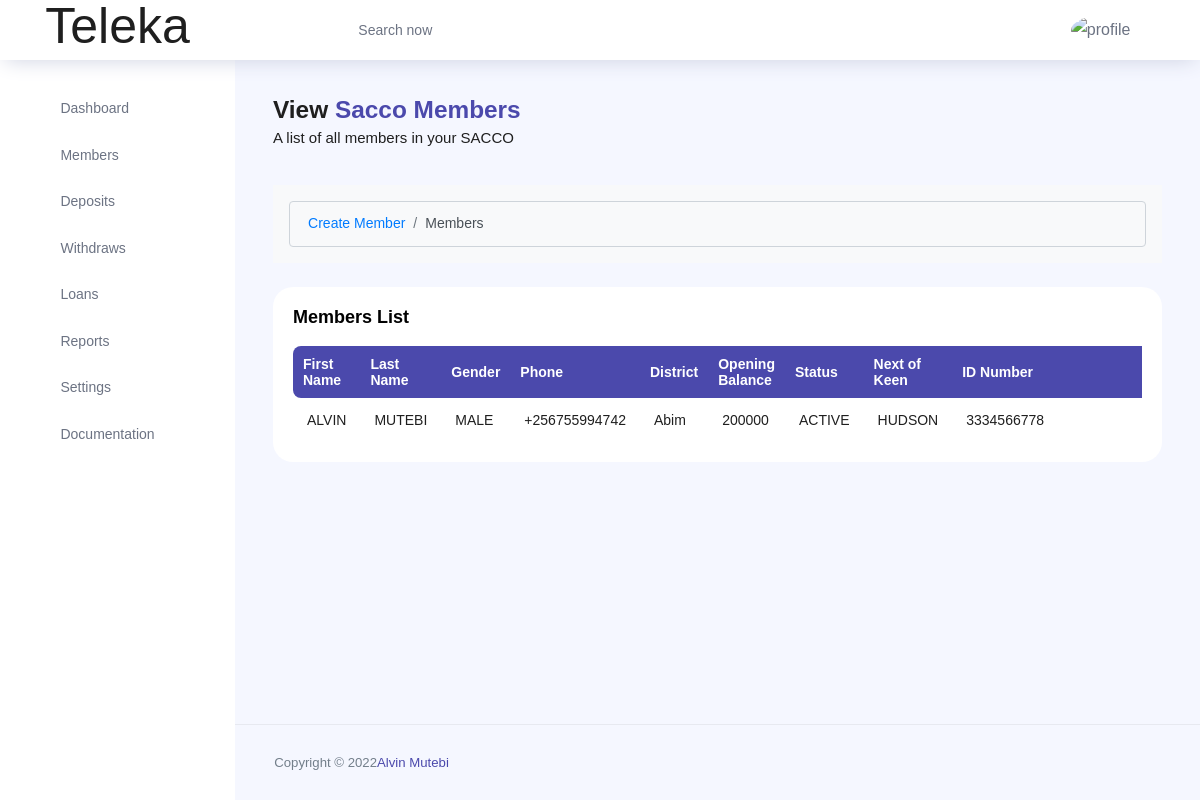
The app's page /view-members/ (signed in) with its own data.
### teleka/models.py (models this page shows, shortened)
class Member(models.Model):
	STATUS = (
		('ACTIVE','ACTIVE'),
		('PENDING', 'PENDING'),
		)
	ID_TYPE = (
		('NATIONAL ID', 'NATIONAL ID'),
		('PASSPORT', 'PASSPORT'),
		('DRIVING PERMIT', 'DRIVING PERMIT'),
	    )
	GENDER = (
		('MALE','MALE'),
		('FEMALE', 'FEMALE'),
		)
	DISTRICTS = (
		('Abim','Abim'),
		('Adjumani','Adjumani'),
		('Agago','Agago'),
		('Alebtong','Alebtong'),
		('Amolatar','Amolatar'),
		('Amudat','Amudat'),
		('Amuria','Amuria'),
		('Amuru','Amuru'),
		('Apac','Apac'),
		('Arua','Arua'),
		('Budaka','Budaka'),
		('Bududa','Bududa'),
		('Bugiri','Bugiri'),
		('Bugweri','Bugweri'),
		('Buikwe','Buikwe'),
		('Bukedea','Bukedea'),
		('Bukomansimbi','Bukomansimbi'),
		('Bukwa','Bukwa'),
		('Bulambuli','Bulambuli'),
		('Buliisa','Buliisa'),
		('Bundibugyo','Bundibugyo'),
		('Bunyangabu','Bunyangabu'),
		('Bushenyi','Bushenyi'),
		('Busia','Busia'),
		('Butebo','Butebo'),
		('Buvuma','Buvuma'),
		('Buyende','Buyende'),
		('Dokolo','Dokolo'),
		('Gomba','Gomba'),
		('Gulu','Gulu'),
		('Hoima','Hoima'),
		('Ibanda','Ibanda'),
		('Iganga','Iganga'),
		('Isingiro','Isingiro'),
		('Jinja','Jinja'),
		('Kaabong','Kaabong'),
		('Kabale','Kabale'),
		('Kabarole','Kabarole'),
		('Kaberamaido','Kaberamaido'),
		('Kagadi','Kagadi'),
		('Kakumiro','Kakumiro'),
		('Kalangala','Kalangala'),
		('Kaliro','Kaliro'),
		('Kalungu','Kalungu'),
		('Kampala','Kampala'),
		('Kamuli','Kamuli'),
		('Kamwenge','Kamwenge'),
		('Kanungu','Kanungu'),
		('Kapchorwa','Kapchorwa'),
		('Kapelebyong','Kapelebyong'),
		('Kasanda','Kasanda'),
		('Kasese','Kasese'),
		('Katakwi','Katakwi'),
		('Kayunga','Kayunga'),
		('Kibaale','Kibaale'),
		('Kiboga','Kiboga'),
		('Kibuku','Kibuku'),
		('Kikuube','Kikuube'),
		('Kiruhura','Kiruhura'),
		('Kiryandongo','Kiryandongo'),
		('Kisoro','Kisoro'),
		('Kitgum','Kitgum'),
		('Koboko','Koboko'),
		('Kole','Kole'),
		('Kotido','Kotido'),
		('Kumi','Kumi'),
		('Kwania','Kwania'),
		('Kween','Kween'),
		('Kyankwanzi','Kyankwanzi'),
		('Kyegegwa','Kyegegwa'),
		('Kyenjojo','Kyenjojo'),
		('Kyotera','Kyotera'),
		('Lamwo','Lamwo'),
		('Lira','Lira'),
		('Luuka','Luuka'),
		('Luwero','Luwero'),
		('Lwengo','Lwengo'),
		('Lyantonde','Lyantonde'),
		('Manafwa','Manafwa'),
		('Maracha','Maracha'),
		('Masaka','Masaka'),
		('Masindi','Masindi'),
		('Mayuge','Mayuge'),
		('Mbale','Mbale'),
		('Mbarara','Mbarara'),
		('Mitooma','Mitooma'),
		('Mityana','Mityana'),
		('Moroto','Moroto'),
		('Moyo','Moyo'),
		('Mpigi','Mpigi'),
		('Mubende','Mubende'),
		('Mukono','Mukono'),
		('Nabilatuk','Nabilatuk'),
		('Nakapiripirit','Nakapiripirit'),
		('Nakaseke','Nakaseke'),
		('Nakasongola','Nakasongola'),
		('Namayingo','Namayingo'),
		('Namisindwa','Namisindwa'),
		('Namutumba','Namutumba'),
		('Napak','Napak'),
		('Nebbi','Nebbi'),
		('Ngora','Ngora'),
		('Ntoroko','Ntoroko'),
		('Ntungamo','Ntungamo'),
		('Nwoya','Nwoya'),
		('Omoro','Omoro'),
		('Otuke','Otuke'),
		('Oyam','Oyam'),
		('Pader','Pader'),
		('Pakwach','Pakwach'),
		('Pallisa','Pallisa'),
		('Rakai','Rakai'),
		('Rubanda','Rubanda'),
		('Rubirizi','Rubirizi'),
		('Rukiga','Rukiga'),
		('Rukungiri','Rukungiri'),
		('Sembabule','Sembabule'),
		('Serere','Serere'),
		('Sheema','Sheema'),
		('Sironko','Sironko'),
		('Soroti','Soroti'),
		('Tororo','Tororo'),
		('Wakiso','Wakiso'),
		('Yumbe','Yumbe'),
		('Zombo','Zombo'),
		)
	user = models.ForeignKey(User, on_delete=models.CASCADE, null=True, blank=True)
	firstname = models.CharField(max_length=200, null=True)
	lastname = models.CharField(max_length=200, null=True)
	id_type = models.CharField(max_length=200, null=True, choices=ID_TYPE)
	id_number = models.CharField(max_length=200, null=True)
	gender = models.CharField(max_length=200, null=True, choices=GENDER)
	date_of_birth = models.DateField(auto_now_add=False, null=True)
	district = models.CharField(max_length=200, null=True, choices=DISTRICTS)
	county = models.CharField(max_length=200, null=True)
	subcounty = models.CharField(max_length=200, null=True)
	parish = models.CharField(max_length=200, null=True)
	village = models.CharField(max_length=200, null=True)
	account_number = models.CharField(max_length=200, null=True)
	opening_balance = models.CharField(max_length=200, null=True)
	email = models.CharField(max_length=200, null=True)
	phone = models.CharField(max_length=200, null=True)
	next_of_keen_first_name = models.CharField(max_length=200, null=True)
	next_of_keen_last_name = models.CharField(max_length=200, null=True)
	next_of_keen_phone = models.CharField(max_length=200, null=True)
	next_of_keen_relationship = models.CharField(max_length=200, null=True)
	status = models.CharField(max_length=200, null=True, choices=STATUS)

### teleka/views.py (the view)
# urls.py: path('view-members/',ViewMembers.as_view(),name='view-members'),
class ViewMembers(LoginRequiredMixin, SuccessMessageMixin,ListView):
    model= User
    model = Member
    context_object_name = 'members'
    template_name = 'teleka/viewMembers.html'
    def get_context_data(self, **kwargs):
        context = super().get_context_data(**kwargs)
        context['members'] = context['members'].filter(user=self.request.user)
        return context

### teleka/templates/teleka/viewMembers.html (shortened to what this page needs)
{% extends 'teleka/main.html' %}
{% load crispy_forms_tags %}
{% load static %}
{% block content %}
{% include 'teleka/header.html' %}
<div class="main-panel">
    <div class="content-wrapper">
        <div class="row">
            <div class="col-md-12 grid-margin">
                <div class="row">
                    <div class="col-12 col-xl-8 mb-4 mb-xl-0">
                        <h3 class="font-weight-bold">View <span class="text-primary">Sacco Members</span>
                        </h3>
                        <h6 class="font-weight-normal mb-0">A list of all members in your SACCO</h6>
                    </div>
                </div>
            </div>
        </div>
        <div class="row">
            <div class="col">
                <nav aria-label="breadcrumb" class="bg-light rounded-3 p-3 mb-4">
                    <ol class="breadcrumb mb-0">
                        <li class="breadcrumb-item"><a href="{% url 'create-member' %}">Create Member</a></li>
                        <li class="breadcrumb-item active" aria-current="page">Members</li>
                    </ol>
                </nav>
            </div>
        </div>
        <div class="row">
            <div class="col-md-12 grid-margin stretch-card">
                <div class="card">
                    <div class="card-body">
                        <p class="card-title">Members List</p>
                        <div class="row">
                            <div class="col-12">
                                <div class="table-responsive">
                                    <table id="example" class="display expandable-table" style="width:100%">
                                        <thead>
                                            <tr>
                                                <th>First Name</th>
                                                <th>Last Name</th>
                                                <th>Gender</th>
                                                <th>Phone </th>
                                                <th>District </th>
                                                <th>Opening Balance</th>
                                                <th>Status</th>
                                                <th>Next of Keen</th>
                                                <th>ID Number</th>
                                                <th></th>
                                                <th></th>
                                                <th></th>
                                            </tr>
                                        </thead>
                                        <tbody>
                                            {% for member in members %}
                                            <tr>
                                                <td>{{member.firstname}}</td>
                                                <td>{{member.lastname}}</td>
                                                <td>{{member.gender}}</td>
                                                <td>{{member.phone}}</td>
                                                <td>{{member.district}}</td>
                                                <td>{{member.opening_balance}}</td>
                                                <td>{{member.status}}</td>
                                                <td>{{member.next_of_keen_first_name}}</td>
                                                <td>{{member.id_number}}</td>
                                                <td><a href="{% url 'member-update' member.id %}"><i
                                                            class="ti-pencil-alt text-primary"></i></a></td>
                                                <td><a href="{% url 'member-delete' member.id %}"><i
                                                            class="ti-trash text-primary"></i></a></td>
                                                <td></td>
                                            </tr>
                                            {% endfor %}
                                        </tbody>
                                    </table>
                                </div>
                            </div>
                        </div>
                    </div>
                </div>
            </div>
        </div>
    </div>
    <footer class="footer">
        <div class="d-sm-flex justify-content-center justify-content-sm-between">
            <span class="text-muted text-center text-sm-left d-block d-sm-inline-block">Copyright © 2022<a
                    href="https://www.bootstrapdash.com/" target="_blank">Alvin Mutebi</a></span>
        </div>
    </footer>
</div>
{% endblock content%}

### records on screen
Member: firstname "ALVIN", lastname "MUTEBI", gender "MALE", phone "+256755994742", district "Abim", opening_balance "200000", status "ACTIVE", next_of_keen_first_name "HUDSON", id_number "3334566778"
